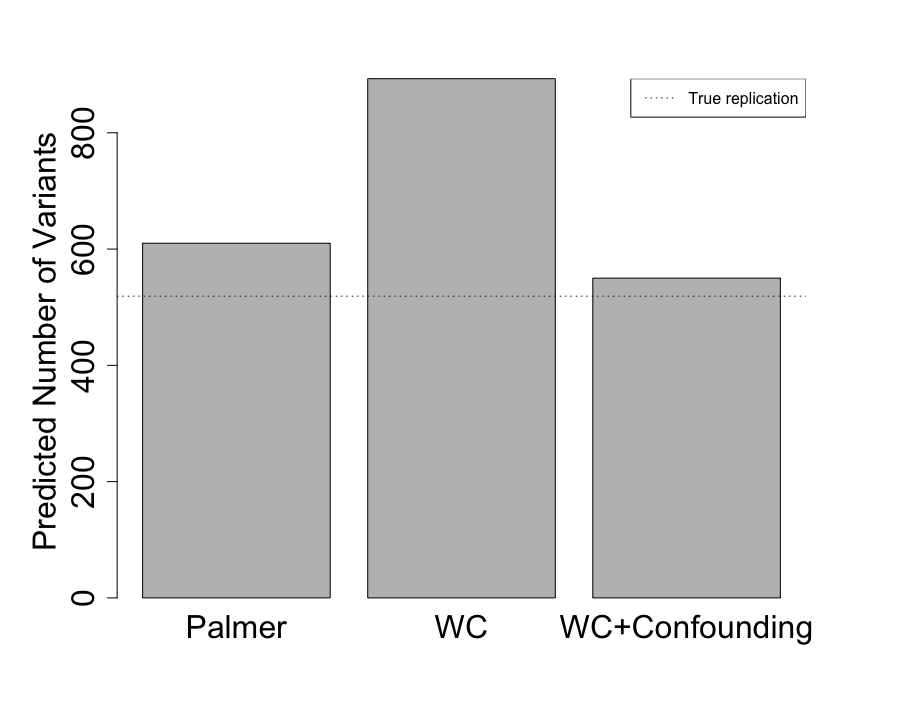

Generate this figure with R:
library(ggplot2)
true_rep <- 519 
palmer <- 610
wc <- 893
wc_c <- 550

df <- data.frame(correction=c("Palmer", "WC", "WC+Confounding"),
                 len=c(palmer, wc, wc_c))

par(mar=c(5.1,6.1,4.1,6.1))
barplot(c(palmer, wc, wc_c), names.arg=c("Palmer", "WC", "WC+Confounding"), ylab="Predicted Number of Variants", cex.lab=2, cex.axis=2, cex=2)
abline(h=519, lty=3)
legend("topright", inset=c(0,0), legend=c("True replication"), lty=3, cex=1)
